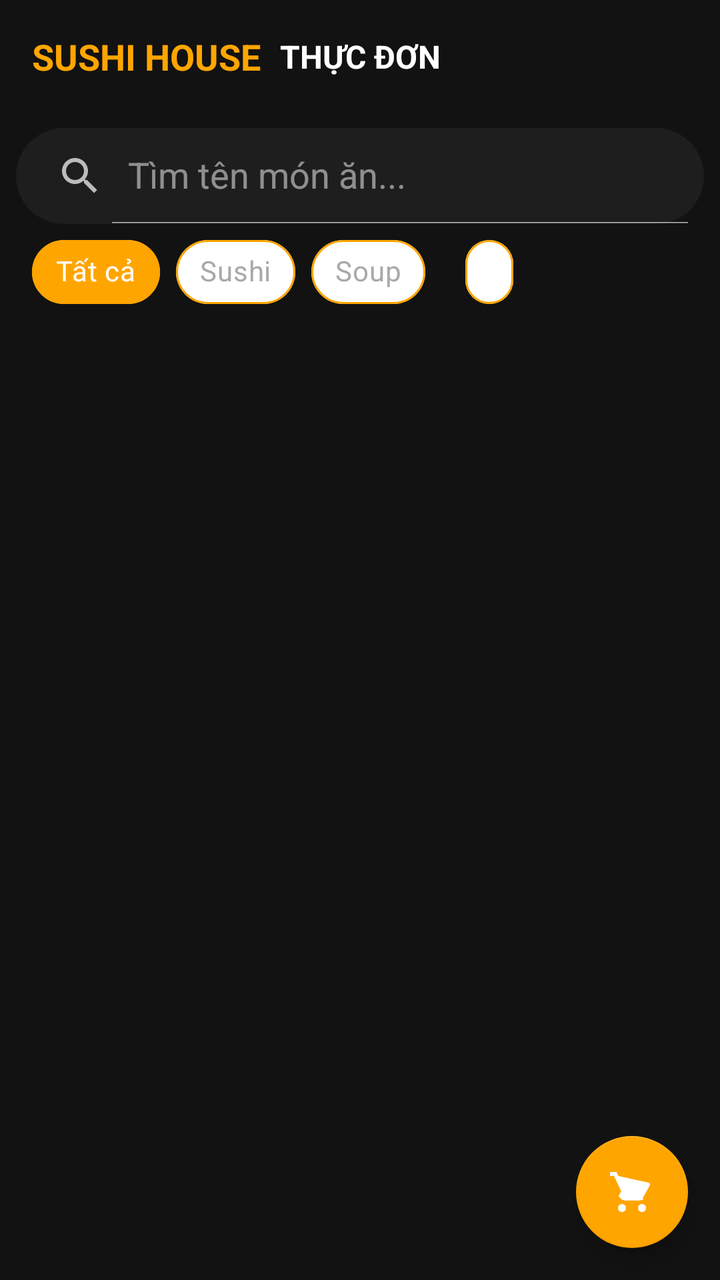
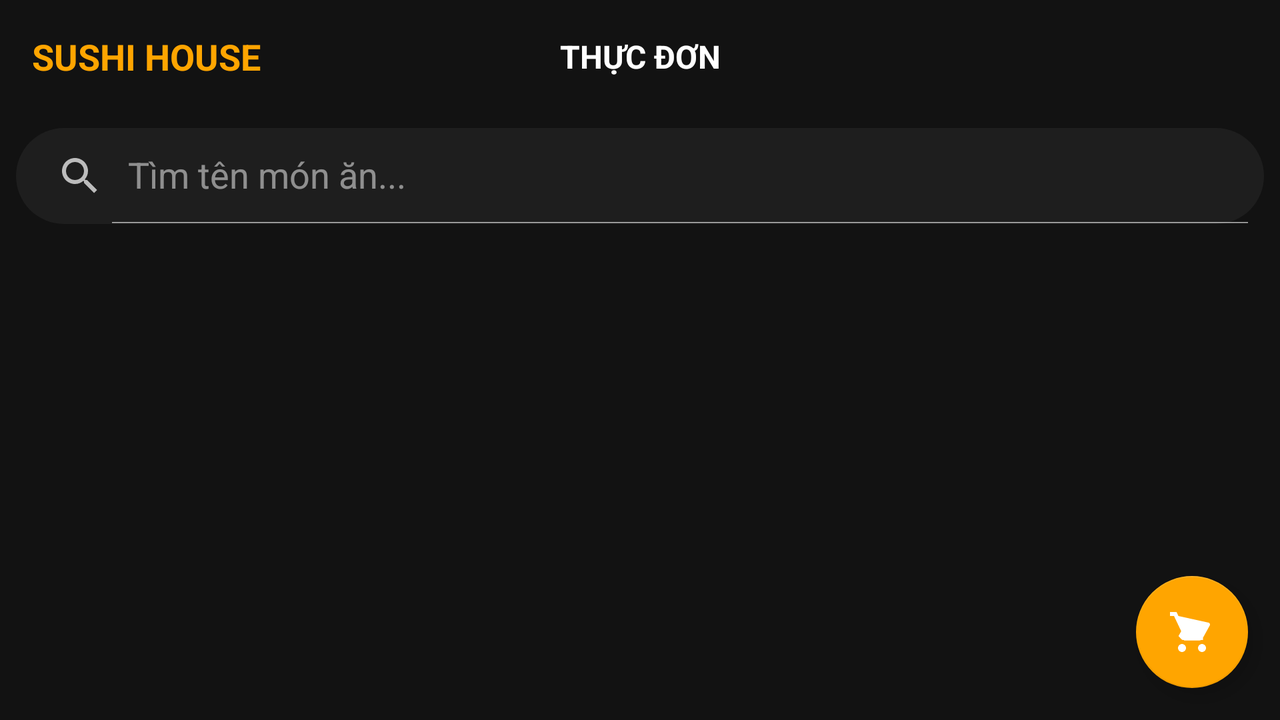

First picture: res/layout/ on a phone held upright. Second picture: the repository's own variant of that layout, on a device whose configuration matches the variant's folder. Source for both follows.
<!-- AndroidManifest.xml: application theme Theme.FinalProjectMẫu -->
<!-- res/layout/activity_main.xml -->
<?xml version="1.0" encoding="utf-8"?>
<androidx.constraintlayout.widget.ConstraintLayout xmlns:android="http://schemas.android.com/apk/res/android"
    xmlns:app="http://schemas.android.com/apk/res-auto"
    xmlns:tools="http://schemas.android.com/tools"
    android:layout_width="match_parent"
    android:layout_height="match_parent"
    android:background="@color/theme_dark_background"
    tools:context=".fishiohouse.activities.MainActivity">

    <include
        android:id="@+id/main_header"
        layout="@layout/header_main"
        app:layout_constraintTop_toTopOf="parent" />

    
    <androidx.appcompat.widget.SearchView
        android:id="@+id/search_view"
        android:layout_width="match_parent"
        android:layout_height="wrap_content"
        android:layout_margin="8dp"
        android:background="@drawable/search_view_bg"
        app:queryHint="Tìm tên món ăn..."
        app:iconifiedByDefault="false"
        android:theme="@style/ThemeOverlay.AppCompat.Dark"
        app:layout_constraintTop_toBottomOf="@id/main_header" />

    <HorizontalScrollView
        android:id="@+id/category_scroll"
        android:layout_width="match_parent"
        android:layout_height="wrap_content"
        android:scrollbars="none"
        android:paddingStart="16dp"
        android:paddingEnd="16dp"
        android:paddingBottom="8dp"
        android:clipToPadding="false"
        app:layout_constraintTop_toBottomOf="@id/search_view">

        <com.google.android.material.chip.ChipGroup
            android:id="@+id/chipGroupCategories"
            android:layout_width="wrap_content"
            android:layout_height="wrap_content"
            app:singleSelection="true"
            app:selectionRequired="true">

            <com.google.android.material.chip.Chip
                android:id="@+id/chipAll"
                style="@style/Widget.App.Chip"
                android:layout_width="wrap_content"
                android:layout_height="wrap_content"
                android:text="Tất cả"
                android:checked="true"/>

            <com.google.android.material.chip.Chip
                android:id="@+id/chipSushi"
                style="@style/Widget.App.Chip"
                android:layout_width="wrap_content"
                android:layout_height="wrap_content"
                android:text="Sushi"/>

            <com.google.android.material.chip.Chip
                android:id="@+id/chipSoup"
                style="@style/Widget.App.Chip"
                android:layout_width="wrap_content"
                android:layout_height="wrap_content"
                android:text="Soup"/>

            <com.google.android.material.chip.Chip
                android:id="@+id/chipDrink"
                style="@style/Widget.App.Chip"
                android:layout_width="wrap_content"
                android:layout_height="wrap_content"
                android.text="Đồ uống"/>

        </com.google.android.material.chip.ChipGroup>
    </HorizontalScrollView>

    <androidx.recyclerview.widget.RecyclerView
        android:id="@+id/recyclerViewFoods"
        android:layout_width="match_parent"
        android:layout_height="0dp"
        android:padding="4dp"
        app:layout_constraintTop_toBottomOf="@id/category_scroll"
        app:layout_constraintBottom_toBottomOf="parent"
        tools:listitem="@layout/item_food" />

    <com.google.android.material.floatingactionbutton.FloatingActionButton
        android:id="@+id/fab_cart"
        android:layout_width="wrap_content"
        android:layout_height="wrap_content"
        android:layout_gravity="bottom|end"
        android:layout_margin="16dp"
        android:contentDescription="@string/cart"
        android:src="@drawable/ic_shopping_cart"
        app:backgroundTint="@color/theme_accent_orange"
        app:tint="@android:color/white"
        app:layout_constraintBottom_toBottomOf="parent"
        app:layout_constraintEnd_toEndOf="parent" />

</androidx.constraintlayout.widget.ConstraintLayout>
<!-- res/layout/header_main.xml (included above) -->
<?xml version="1.0" encoding="utf-8"?>
<androidx.constraintlayout.widget.ConstraintLayout xmlns:android="http://schemas.android.com/apk/res/android"
    xmlns:app="http://schemas.android.com/apk/res-auto"
    android:layout_width="match_parent"
    android:layout_height="?attr/actionBarSize"
    android:background="@color/theme_dark_background"
    android:paddingHorizontal="16dp">

    <TextView
        android:id="@+id/header_title"
        android:layout_width="wrap_content"
        android:layout_height="wrap_content"
        android:text="SUSHI HOUSE"
        android:textColor="@color/theme_accent_orange"
        android:textSize="18sp"
        android:textStyle="bold"
        app:layout_constraintBottom_toBottomOf="parent"
        app:layout_constraintStart_toStartOf="parent"
        app:layout_constraintTop_toTopOf="parent" />

    
    <TextView
        android:id="@+id/header_menu_button"
        android:layout_width="wrap_content"
        android:layout_height="wrap_content"
        android:text="THỰC ĐƠN"
        android:textColor="@color/white"
        android:textSize="16sp"
        android:textStyle="bold"
        app:layout_constraintBottom_toBottomOf="parent"
        app:layout_constraintEnd_toEndOf="parent"
        app:layout_constraintStart_toStartOf="parent"
        app:layout_constraintTop_toTopOf="parent" />

    <ImageView
        android:id="@+id/header_avatar"
        android:layout_width="36dp"
        android:layout_height="36dp"
        android:src="@drawable/ic_user_avatar"
        app:layout_constraintBottom_toBottomOf="parent"
        app:layout_constraintEnd_toEndOf="parent"
        app:layout_constraintTop_toTopOf="parent" />

</androidx.constraintlayout.widget.ConstraintLayout>
<!-- res/layout/item_food.xml (included above) -->
<?xml version="1.0" encoding="utf-8"?>
<com.google.android.material.card.MaterialCardView xmlns:android="http://schemas.android.com/apk/res/android"
    xmlns:app="http://schemas.android.com/apk/res-auto"
    xmlns:tools="http://schemas.android.com/tools"
    android:layout_width="match_parent"
    android:layout_height="wrap_content"
    android:layout_margin="8dp"
    app:cardBackgroundColor="@color/theme_surface"
    app:cardCornerRadius="16dp"
    app:cardElevation="4dp">

    <androidx.constraintlayout.widget.ConstraintLayout
        android:layout_width="match_parent"
        android:layout_height="wrap_content">

        <ImageView
            android:id="@+id/imageViewFood"
            android:layout_width="0dp"
            android:layout_height="150dp"
            android:scaleType="centerCrop"
            app:layout_constraintEnd_toEndOf="parent"
            app:layout_constraintStart_toStartOf="parent"
            app:layout_constraintTop_toTopOf="parent"
            tools:srcCompat="@tools:sample/backgrounds/scenic" />

        <TextView
            android:id="@+id/textViewFoodName"
            android:layout_width="0dp"
            android:layout_height="wrap_content"
            android:layout_marginStart="12dp"
            android:layout_marginTop="12dp"
            android:layout_marginEnd="12dp"
            android:ellipsize="end"
            android:maxLines="1"
            android:text="Yousei no mai jiru"
            android:textColor="@color/theme_text_primary"
            android:textSize="18sp"
            android:textStyle="bold"
            app:layout_constraintEnd_toEndOf="parent"
            app:layout_constraintStart_toStartOf="parent"
            app:layout_constraintTop_toBottomOf="@id/imageViewFood" />

        <TextView
            android:id="@+id/textViewFoodDesc"
            android:layout_width="0dp"
            android:layout_height="wrap_content"
            android:layout_marginTop="4dp"
            android:ellipsize="end"
            android:maxLines="2"
            android:text="Ramen, lotus root, daikon radish..."
            android:textColor="@color/theme_text_secondary"
            android:textSize="12sp"
            app:layout_constraintEnd_toEndOf="@id/textViewFoodName"
            app:layout_constraintStart_toStartOf="@id/textViewFoodName"
            app:layout_constraintTop_toBottomOf="@id/textViewFoodName" />


        <TextView
            android:id="@+id/textViewFoodPrice"
            android:layout_width="wrap_content"
            android:layout_height="wrap_content"
            android:layout_marginTop="12dp"
            android:layout_marginBottom="12dp"
            android:text="120.000 VND"
            android:textColor="@color/theme_text_primary"
            android:textSize="16sp"
            android:textStyle="bold"
            app:layout_constraintBottom_toBottomOf="parent"
            app:layout_constraintStart_toStartOf="@id/textViewFoodDesc"
            app:layout_constraintTop_toBottomOf="@id/textViewFoodDesc" />

        <ImageView
            android:id="@+id/buttonAddToCart"
            android:layout_width="40dp"
            android:layout_height="40dp"
            android:src="@drawable/ic_add_circle"
            android:padding="8dp"
            android:background="@android:color/transparent"
            app:tint="@color/theme_accent_orange"
            app:layout_constraintBottom_toBottomOf="@id/textViewFoodPrice"
            app:layout_constraintEnd_toEndOf="@id/textViewFoodDesc"
            app:layout_constraintTop_toTopOf="@id/textViewFoodPrice" />

    </androidx.constraintlayout.widget.ConstraintLayout>

</com.google.android.material.card.MaterialCardView>
<!-- resources referenced by this layout -->
<resources>
  <color name="theme_accent_orange">#FFA500</color>
  <color name="theme_dark_background">#121212</color>
  <color name="theme_surface">#1E1E1E</color>
  <color name="theme_text_primary">#FFFFFF</color>
  <color name="theme_text_secondary">#A9A9A9</color>
  <color name="white">#FFFFFFFF</color>
  <!-- drawable ic_add_circle (drawable) -->
  <vector xmlns:android="http://schemas.android.com/apk/res/android"
      android:width="24dp"
      android:height="24dp"
      android:viewportWidth="24"
      android:viewportHeight="24"
      android:tint="#FF6347">
    <path
        android:fillColor="@android:color/white"
        android:pathData="M12,2C6.48,2 2,6.48 2,12s4.48,10 10,10 10,-4.48 10,-10S17.52,2 12,2zM17,13h-4v4h-2v-4H7v-2h4V7h2v4h4v2z"/>
  </vector>
  <!-- drawable ic_shopping_cart (drawable) -->
  <vector xmlns:android="http://schemas.android.com/apk/res/android"
      android:width="24dp"
      android:height="24dp"
      android:viewportWidth="24"
      android:viewportHeight="24"
      android:tint="?attr/colorControlNormal">
    <path
        android:fillColor="@android:color/white"
        android:pathData="M7,18c-1.1,0 -1.99,0.9 -1.99,2S5.9,22 7,22s2,-0.9 2,-2S8.1,18 7,18zM17,18c-1.1,0 -1.99,0.9 -1.99,2S15.9,22 17,22s2,-0.9 2,-2S18.1,18 17,18zM7.17,14.75l0.03,-0.12 0.9,1.63h7.45c0.75,0 1.41,-0.41 1.75,-1.03l3.58,-6.49c0.08,-0.14 0.12,-0.31 0.12,-0.48 0,-0.55 -0.45,-1 -1,-1L5.21,4 4.27,2L1,2v2h2l3.6,7.59 -1.35,2.44C6.52,15.37 6.9,16 7.5,16h10v-2L7.5,14l-0.33,-0.25z"/>
  </vector>
  <!-- drawable search_view_bg (drawable) -->
  <?xml version="1.0" encoding="utf-8"?>
  <shape xmlns:android="http://schemas.android.com/apk/res/android"
      android:shape="rectangle">
      <solid android:color="@color/theme_surface" />
      <corners android:radius="24dp" />
  </shape>
  <string name="cart">Giỏ hàng</string>
  <style name="Widget.App.Chip" parent="Widget.MaterialComponents.Chip.Choice">
          <item name="chipBackgroundColor">@color/chip_background_color</item>
          <item name="android:textColor">@color/chip_text_color</item>
          <item name="chipStrokeColor">@color/theme_accent_orange</item>
          <item name="chipStrokeWidth">1dp</item>
      </style>
  <style name="Theme.FinalProjectMẫu" parent="Base.Theme.FinalProjectMẫu" />
  <style name="Base.Theme.FinalProjectMẫu" parent="Theme.MaterialComponents.DayNight.NoActionBar">
          <item name="colorPrimary">@color/theme_dark_background</item>
          <item name="colorPrimaryVariant">@color/theme_dark_background</item>
          <item name="colorOnPrimary">@color/theme_text_primary</item>
  
          <item name="colorSecondary">@color/theme_accent_orange</item>
          <item name="colorSecondaryVariant">@color/theme_accent_orange</item>
          <item name="colorOnSecondary">@color/white</item>
  
          <item name="android:statusBarColor">@color/theme_dark_background</item>
  
          
          <item name="searchViewStyle">@style/App.SearchView</item>
      </style>
  <style name="App.SearchView" parent="Widget.AppCompat.SearchView">
          
          <item name="android:textColorPrimary">@color/theme_text_primary</item>
          
          <item name="android:textColorHint">@color/theme_text_secondary</item>
          
          <item name="android:tint">@color/theme_text_secondary</item>
      </style>
</resources>
<!-- res/layout-land/activity_main.xml (the repository's variant of the layout above) -->
<!-- drawn on the phone turned sideways -->
<?xml version="1.0" encoding="utf-8"?>
<androidx.constraintlayout.widget.ConstraintLayout xmlns:android="http://schemas.android.com/apk/res/android"
    xmlns:app="http://schemas.android.com/apk/res-auto"
    xmlns:tools="http://schemas.android.com/tools"
    android:layout_width="match_parent"
    android:layout_height="match_parent"
    android:background="@color/theme_dark_background"
    tools:context=".fishiohouse.activities.MainActivity">

    <include
        android:id="@+id/main_header"
        layout="@layout/header_main"
        app:layout_constraintTop_toTopOf="parent" />

    <androidx.appcompat.widget.SearchView
        android:id="@+id/search_view"
        android:layout_width="match_parent"
        android:layout_height="wrap_content"
        android:layout_margin="8dp"
        android:background="@drawable/search_view_bg"
        android:theme="@style/ThemeOverlay.AppCompat.Dark"
        app:iconifiedByDefault="false"
        app:layout_constraintTop_toBottomOf="@id/main_header"
        app:queryHint="Tìm tên món ăn..." />

    <HorizontalScrollView
        android:id="@+id/category_scroll"
        android:layout_width="match_parent"
        android:layout_height="wrap_content"
        android:clipToPadding="false"
        android:paddingStart="16dp"
        android:paddingEnd="16dp"
        android:paddingBottom="8dp"
        android:scrollbars="none"
        app:layout_constraintTop_toBottomOf="@id/search_view">


        <com.google.android.material.chip.ChipGroup
            android:id="@+id/chipGroupCategories"
            android:layout_width="wrap_content"
            android:layout_height="wrap_content"
            app:selectionRequired="true"
            app:singleLine="true"
            app:singleSelection="true">

        </com.google.android.material.chip.ChipGroup>
        

    </HorizontalScrollView>

    
    <Spinner
        android:id="@+id/spinner_sort"
        android:layout_width="wrap_content"
        android:layout_height="wrap_content"
        android:layout_marginEnd="16dp"
        android:background="@android:color/transparent"
        app:layout_constraintEnd_toEndOf="parent"
        app:layout_constraintTop_toBottomOf="@id/category_scroll" />

    <androidx.recyclerview.widget.RecyclerView
        android:id="@+id/recyclerViewFoods"
        android:layout_width="match_parent"
        android:layout_height="0dp"
        android:padding="4dp"
        app:layout_constraintBottom_toBottomOf="parent"
        app:layout_constraintTop_toBottomOf="@id/spinner_sort"
        tools:listitem="@layout/item_food" />

    <com.google.android.material.floatingactionbutton.FloatingActionButton
        android:id="@+id/fab_cart"
        android:layout_width="wrap_content"
        android:layout_height="wrap_content"
        android:layout_gravity="bottom|end"
        android:layout_margin="16dp"
        android:contentDescription="@string/cart"
        android:src="@drawable/ic_shopping_cart"
        app:backgroundTint="@color/theme_accent_orange"
        app:layout_constraintBottom_toBottomOf="parent"
        app:layout_constraintEnd_toEndOf="parent"
        app:tint="@android:color/white" />

</androidx.constraintlayout.widget.ConstraintLayout>
<!-- resources referenced by the variant -->
<!-- as the phone turned sideways resolves them -->
<resources>
  <color name="theme_accent_orange">#FFA500</color>
  <color name="theme_dark_background">#121212</color>
  <color name="theme_surface">#1E1E1E</color>
  <color name="theme_text_primary">#FFFFFF</color>
  <color name="theme_text_secondary">#A9A9A9</color>
  <color name="white">#FFFFFFFF</color>
  <!-- drawable ic_add_circle (drawable) -->
  <vector xmlns:android="http://schemas.android.com/apk/res/android"
      android:width="24dp"
      android:height="24dp"
      android:viewportWidth="24"
      android:viewportHeight="24"
      android:tint="#FF6347">
    <path
        android:fillColor="@android:color/white"
        android:pathData="M12,2C6.48,2 2,6.48 2,12s4.48,10 10,10 10,-4.48 10,-10S17.52,2 12,2zM17,13h-4v4h-2v-4H7v-2h4V7h2v4h4v2z"/>
  </vector>
  <!-- drawable ic_shopping_cart (drawable) -->
  <vector xmlns:android="http://schemas.android.com/apk/res/android"
      android:width="24dp"
      android:height="24dp"
      android:viewportWidth="24"
      android:viewportHeight="24"
      android:tint="?attr/colorControlNormal">
    <path
        android:fillColor="@android:color/white"
        android:pathData="M7,18c-1.1,0 -1.99,0.9 -1.99,2S5.9,22 7,22s2,-0.9 2,-2S8.1,18 7,18zM17,18c-1.1,0 -1.99,0.9 -1.99,2S15.9,22 17,22s2,-0.9 2,-2S18.1,18 17,18zM7.17,14.75l0.03,-0.12 0.9,1.63h7.45c0.75,0 1.41,-0.41 1.75,-1.03l3.58,-6.49c0.08,-0.14 0.12,-0.31 0.12,-0.48 0,-0.55 -0.45,-1 -1,-1L5.21,4 4.27,2L1,2v2h2l3.6,7.59 -1.35,2.44C6.52,15.37 6.9,16 7.5,16h10v-2L7.5,14l-0.33,-0.25z"/>
  </vector>
  <!-- drawable search_view_bg (drawable) -->
  <?xml version="1.0" encoding="utf-8"?>
  <shape xmlns:android="http://schemas.android.com/apk/res/android"
      android:shape="rectangle">
      <solid android:color="@color/theme_surface" />
      <corners android:radius="24dp" />
  </shape>
  <string name="cart">Giỏ hàng</string>
  <style name="Theme.FinalProjectMẫu" parent="Base.Theme.FinalProjectMẫu" />
  <style name="Base.Theme.FinalProjectMẫu" parent="Theme.MaterialComponents.DayNight.NoActionBar">
          <item name="colorPrimary">@color/theme_dark_background</item>
          <item name="colorPrimaryVariant">@color/theme_dark_background</item>
          <item name="colorOnPrimary">@color/theme_text_primary</item>
  
          <item name="colorSecondary">@color/theme_accent_orange</item>
          <item name="colorSecondaryVariant">@color/theme_accent_orange</item>
          <item name="colorOnSecondary">@color/white</item>
  
          <item name="android:statusBarColor">@color/theme_dark_background</item>
  
          
          <item name="searchViewStyle">@style/App.SearchView</item>
      </style>
  <style name="App.SearchView" parent="Widget.AppCompat.SearchView">
          
          <item name="android:textColorPrimary">@color/theme_text_primary</item>
          
          <item name="android:textColorHint">@color/theme_text_secondary</item>
          
          <item name="android:tint">@color/theme_text_secondary</item>
      </style>
</resources>
